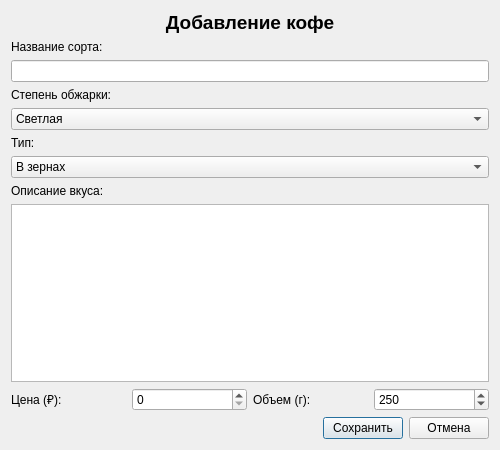
<?xml version="1.0" encoding="UTF-8"?>
<ui version="4.0">
 <class>AddEditCoffeeForm</class>
 <widget class="QDialog" name="AddEditCoffeeForm">
  <property name="geometry">
   <rect>
    <x>0</x>
    <y>0</y>
    <width>500</width>
    <height>450</height>
   </rect>
  </property>
  <property name="windowTitle">
   <string>Добавить/Редактировать кофе</string>
  </property>
  <layout class="QVBoxLayout" name="verticalLayout">
   <item>
    <widget class="QLabel" name="titleLabel">
     <property name="font">
      <font>
       <pointsize>14</pointsize>
       <bold>true</bold>
      </font>
     </property>
     <property name="text">
      <string>Добавление кофе</string>
     </property>
     <property name="alignment">
      <set>Qt::AlignCenter</set>
     </property>
    </widget>
   </item>
   <item>
    <widget class="QLabel" name="label">
     <property name="text">
      <string>Название сорта:</string>
     </property>
    </widget>
   </item>
   <item>
    <widget class="QLineEdit" name="sortNameEdit"/>
   </item>
   <item>
    <widget class="QLabel" name="label_2">
     <property name="text">
      <string>Степень обжарки:</string>
     </property>
    </widget>
   </item>
   <item>
    <widget class="QComboBox" name="roastDegreeCombo">
     <item>
      <property name="text">
       <string>Светлая</string>
      </property>
     </item>
     <item>
      <property name="text">
       <string>Средняя</string>
      </property>
     </item>
     <item>
      <property name="text">
       <string>Темная</string>
      </property>
     </item>
    </widget>
   </item>
   <item>
    <widget class="QLabel" name="label_3">
     <property name="text">
      <string>Тип:</string>
     </property>
    </widget>
   </item>
   <item>
    <widget class="QComboBox" name="grindTypeCombo">
     <item>
      <property name="text">
       <string>В зернах</string>
      </property>
     </item>
     <item>
      <property name="text">
       <string>Молотый</string>
      </property>
     </item>
    </widget>
   </item>
   <item>
    <widget class="QLabel" name="label_4">
     <property name="text">
      <string>Описание вкуса:</string>
     </property>
    </widget>
   </item>
   <item>
    <widget class="QTextEdit" name="tasteDescriptionEdit">
     <property name="maximumHeight">
      <number>80</number>
     </property>
    </widget>
   </item>
   <item>
    <layout class="QHBoxLayout" name="horizontalLayout">
     <item>
      <widget class="QLabel" name="label_5">
       <property name="text">
        <string>Цена (₽):</string>
       </property>
      </widget>
     </item>
     <item>
      <widget class="QSpinBox" name="priceSpin">
       <property name="maximum">
        <number>10000</number>
       </property>
       <property name="value">
        <number>0</number>
       </property>
      </widget>
     </item>
     <item>
      <widget class="QLabel" name="label_6">
       <property name="text">
        <string>Объем (г):</string>
       </property>
      </widget>
     </item>
     <item>
      <widget class="QSpinBox" name="volumeSpin">
       <property name="maximum">
        <number>5000</number>
       </property>
       <property name="value">
        <number>250</number>
       </property>
      </widget>
     </item>
    </layout>
   </item>
   <item>
    <layout class="QHBoxLayout" name="buttonLayout">
     <item>
      <spacer name="horizontalSpacer">
       <property name="orientation">
        <enum>Qt::Horizontal</enum>
       </property>
       <property name="sizeHint" stdset="0">
        <size>
         <width>40</width>
         <height>20</height>
        </size>
       </property>
      </spacer>
     </item>
     <item>
      <widget class="QPushButton" name="saveButton">
       <property name="text">
        <string>Сохранить</string>
       </property>
      </widget>
     </item>
     <item>
      <widget class="QPushButton" name="cancelButton">
       <property name="text">
        <string>Отмена</string>
       </property>
      </widget>
     </item>
    </layout>
   </item>
  </layout>
 </widget>
 <resources/>
 <connections/>
</ui>
